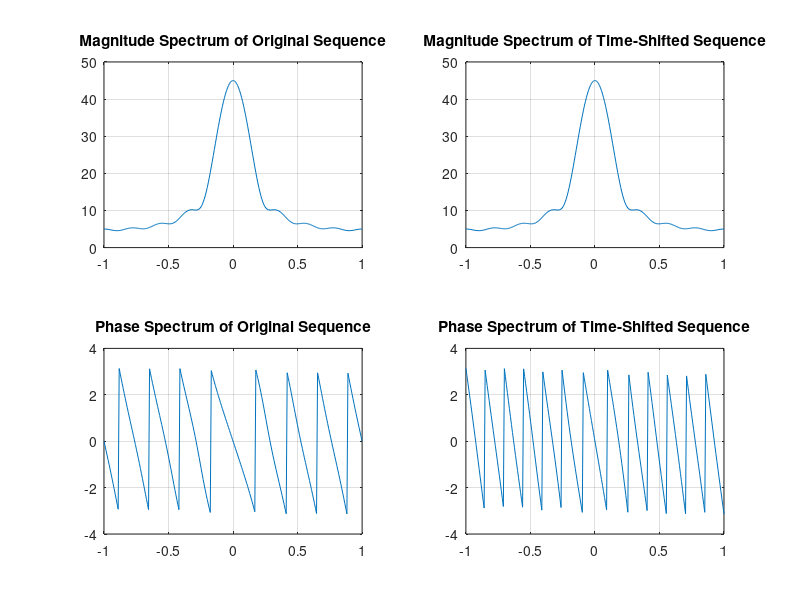

This figure's MATLAB source:
% Program P3_2
% Time-Shifting Properties of DTFT
clf;
w = -pi:2*pi/255:pi; wo = 0.4*pi; D = 5;
num = [1 2 3 4 5 6 7 8 9];
h1 = freqz(num, 1, w);
h2 = freqz([zeros(1,D) num], 1, w);
subplot(2,2,1)
plot(w/pi,abs(h1));grid
title('Magnitude Spectrum of Original Sequence')
subplot(2,2,2)
plot(w/pi,abs(h2));grid
title('Magnitude Spectrum of Time-Shifted Sequence')
subplot(2,2,3)
plot(w/pi,angle(h1));grid
title('Phase Spectrum of Original Sequence')
subplot(2,2,4)
plot(w/pi,angle(h2));grid
title('Phase Spectrum of Time-Shifted Sequence')
